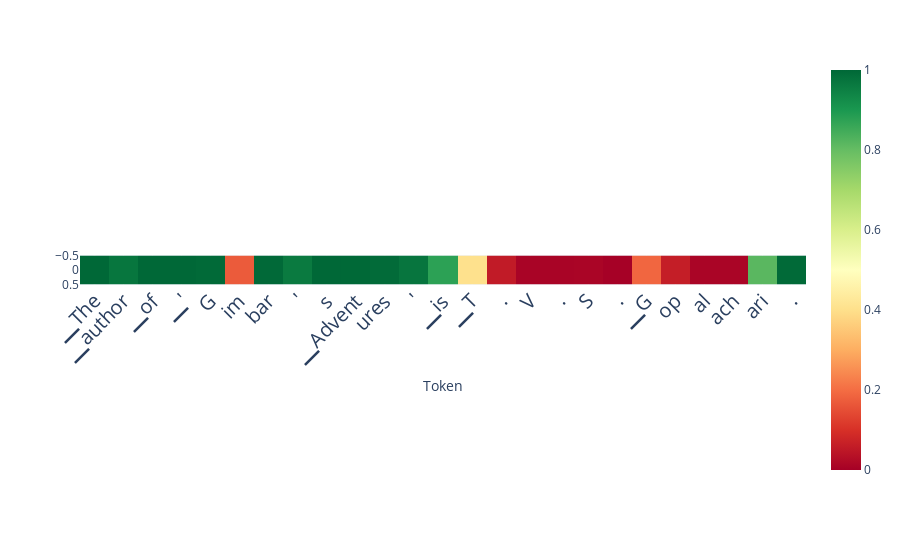

The code cell stored with this chart in its notebook:
### Code cell
scores_per_token = ld.detect(classifier=clf)
plot_scores_per_token(scores_per_token, tokens, lastn_tokens_to_plot=max_new_tokens, detection_method='classifier')

### Figure 1 — Plotly figure (JSON) as saved in the notebook; plotly's stock layout.template omitted (floating-point values rounded to 4 significant figures)
{"data": [{"coloraxis": "coloraxis", "hovertemplate": "Token: %{x}<br>y: %{y}<br>color: %{z}<extra></extra>", "name": "0", "type": "heatmap", "xaxis": "x", "yaxis": "y", "z": [[0.9997, 0.9717, 0.9992, 0.9997, 0.9948, 0.1697, 0.9973, 0.9631, 0.9996, 0.9987, 0.993, 0.9732, 0.8763, 0.4038, 0.05636, 0.008618, 0.00863, 0.01076, 0.001174, 0.1886, 0.06208, 0.01044, 0.0107, 0.8157, 0.9961]]}], "layout": {"autosize": true, "coloraxis": {"cmax": 1, "cmin": 0, "colorscale": [[0, "rgb(165,0,38)"], [0.1, "rgb(215,48,39)"], [0.2, "rgb(244,109,67)"], [0.3, "rgb(253,174,97)"], [0.4, "rgb(254,224,139)"], [0.5, "rgb(255,255,191)"], [0.6, "rgb(217,239,139)"], [0.7, "rgb(166,217,106)"], [0.8, "rgb(102,189,99)"], [0.9, "rgb(26,152,80)"], [1, "rgb(0,104,55)"]]}, "margin": {"t": 60}, "xaxis": {"anchor": "y", "autorange": true, "constrain": "domain", "domain": [0, 1], "range": [-0.5, 24.5], "scaleanchor": "y", "tickangle": -45, "tickfont": {"size": 20}, "ticktext": ["▁The", "▁author", "▁of", "▁'", "G", "im", "bar", "'", "s", "▁Advent", "ures", "'", "▁is", "▁T", ".", "V", ".", "S", ".", "▁G", "op", "al", "ach", "ari", "."], "tickvals": [0, 1, 2, 3, 4, 5, 6, 7, 8, 9, 10, 11, 12, 13, 14, 15, 16, 17, 18, 19, 20, 21, 22, 23, 24], "title": {"text": "Token"}}, "yaxis": {"anchor": "x", "autorange": true, "constrain": "domain", "domain": [0.4276, 0.5724], "range": [0.5, -0.5]}}}
